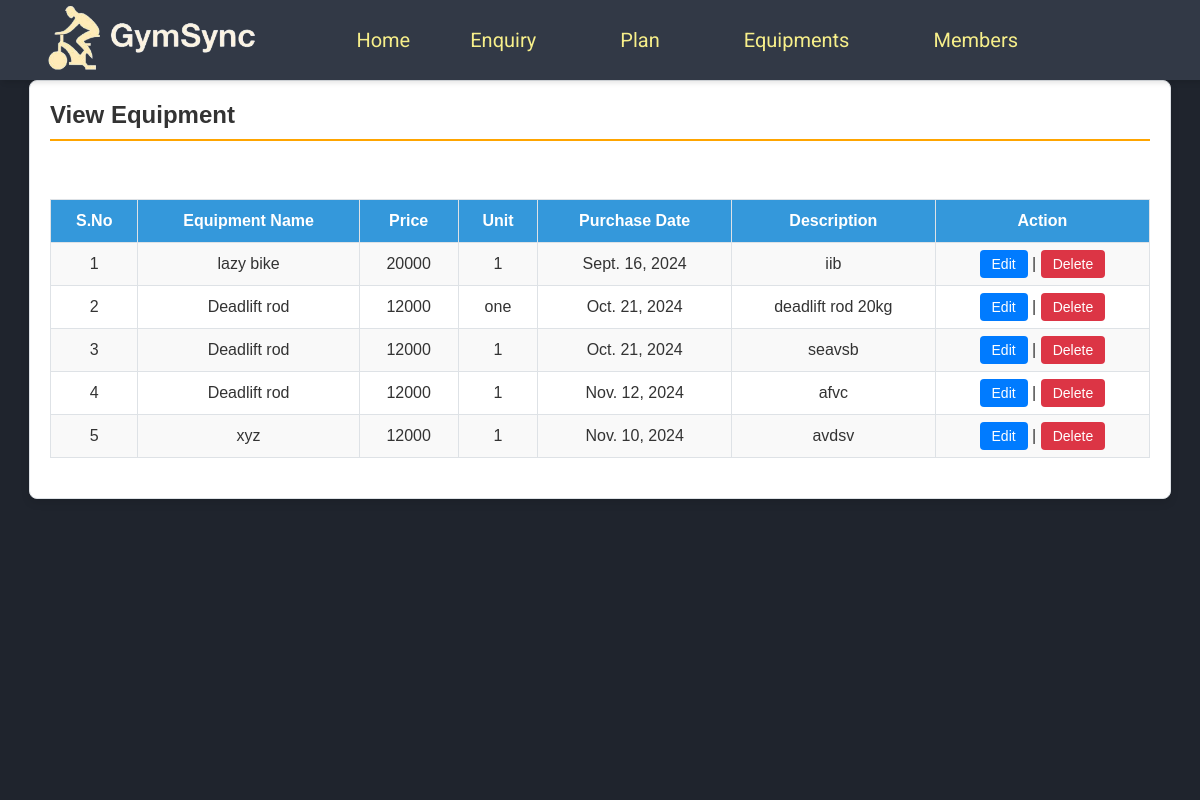
Screenshot of /viewEquipment (signed in) with the database file from the repository.
### gym/models.py (models this page shows, shortened)
class Equipment(models.Model):
    name = models.CharField(max_length=150, null=True)
    price = models.CharField(max_length=100, null=True)
    unit = models.CharField(max_length=50, null=True)
    purchasedate = models.DateField(null=True)
    description = models.CharField(max_length=200, null=True)

### gym/views.py (the view)
# urls.py: path("viewEquipment", viewEquipment, name="viewEquipment"),
def viewEquipment(request):
    if not request.user.is_authenticated:
        return redirect(admin_login)
    equipment_list = Equipment.objects.all()  # Retrieve all equipment records
    return render(request, "viewEquipment.html", {"equipment_list": equipment_list})

### gym/templates/viewEquipment.html (shortened to what this page needs)
{% include 'admin_nav.html' %}
{% load static %}
{% block main %}
<!DOCTYPE html>
<html lang="en" class="no-focus">
<head>
  <link rel="stylesheet" id="css-main" href="{% static 'css/view-styles.css' %}">
</head>
<body>
  <div class="container card shadow mt-5">
    <div class="card-body">
      <h5 class="p-2" style="border-bottom: 2px solid orange">
        View Equipment
      </h5>
      <br />
      <div class="container-fluid">
        <video autoplay loop muted plays-inline class="back-video">
          <source src="{% static 'images/bgvideo2.mp4' %}" type="video/mp4" />
        </video>
        <table id="example" class="table table-striped table-bordered" style="width: 100%">
          <thead class="text-white" style="background-color: #5d4037">
            <tr>
              <th>S.No</th>
              <th>Equipment Name</th>
              <th>Price</th>
              <th>Unit</th>
              <th>Purchase Date</th>
              <th>Description</th>
              <th>Action</th>
            </tr>
          </thead>
          <tbody>
            {% for i in equipment_list %}
            <tr>
              <td>{{ forloop.counter }}</td>
              <td>{{ i.name }}</td>
              <td>{{ i.price }}</td>
              <td>{{ i.unit }}</td>
              <td>{{ i.purchasedate }}</td>
              <td>{{ i.description }}</td>
              <td>
                <a href="{% url 'edit_Equipment' i.id %}" class="btn btn-primary">Edit</a> |
                <a href="{% url 'delete_Equipment' i.id %}" class="btn btn-danger" onclick="return confirm('Are you sure to delete this Equipment?')">Delete</a>
              </td>
            </tr>
            {% empty %}
            <tr>
              <td colspan="7" class="text-center">No equipment available.</td>
            </tr>
            {% endfor %}
          </tbody>
        </table>
      </div>
    </div>
  </div>
  <link rel="stylesheet" href="https://use.fontawesome.com/releases/v5.6.3/css/all.css">
</body>
</html>
{% endblock %}

### gym/static/css/admin_nav_style.css (style rules this page uses)
* { margin: 0; padding: 0; }

### gym/static/css/view-styles.css (style rules this page uses)
body { font-family: Arial, sans-serif; background-color: #1F242D; margin: 0; padding: 0; color: #333; }
.container { max-width: 1100px; margin: 0 auto; padding: 20px; }
.card { background-color: white; border-radius: 8px; border: 1px solid #dee2e6; padding: 20px; box-shadow: 0 4px 8px rgba(0, 0, 0, 0.1); }
h5 { font-size: 24px; font-weight: bold; color: #333; padding-bottom: 10px; margin-bottom: 20px; border-bottom: 3px solid goldenrod; }
table { width: 100%; border-collapse: collapse; margin: 20px 0; }
table th, table td { padding: 12px; text-align: left; border: 1px solid #dee2e6; }
thead th { background-color: #3498db; color: white; font-weight: bold; text-align: center; }
tbody td { text-align: center; }
.table-bordered { border: 1px solid #dee2e6; }
.table-striped tbody tr:nth-of-type(odd) { background-color: #f9f9f9; }
.btn { padding: 6px 12px; font-size: 14px; border-radius: 4px; text-decoration: none; color: white; cursor: pointer; }
.btn-primary { background-color: #007bff; border: none; }
.btn-danger { background-color: #dc3545; border: none; }
.back-video { position: fixed; top: 0; left: 0; width: 100vw; height: 100vh; object-fit: cover; z-index: -1; }
@media (max-aspect-ratio: 16/9) { .back-video { width: auto; height: 100%; } }

### rows the page displays
Equipment: name "lazy bike", price "20000", unit "1", purchasedate "Sept. 16, 2024", description "iib"
Equipment: name "Deadlift rod", price "12000", unit "one", purchasedate "Oct. 21, 2024", description "deadlift rod 20kg"
Equipment: name "Deadlift rod", price "12000", unit "1", purchasedate "Oct. 21, 2024", description "seavsb"
Equipment: name "Deadlift rod", price "12000", unit "1", purchasedate "Nov. 12, 2024", description "afvc"
Equipment: name "xyz", price "12000", unit "1", purchasedate "Nov. 10, 2024", description "avdsv"
